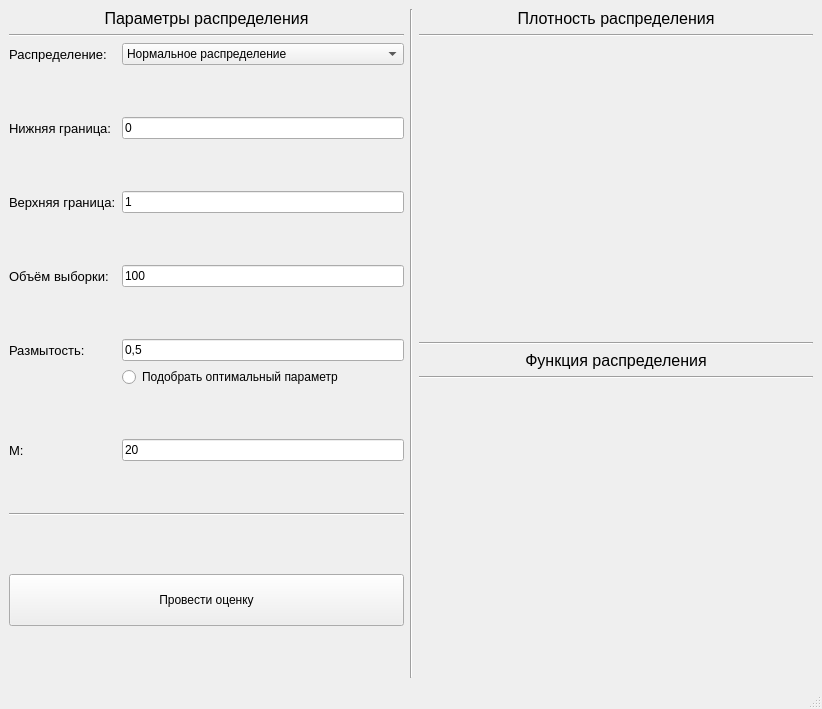
<?xml version="1.0" encoding="UTF-8"?>
<ui version="4.0">
 <class>MainWindow</class>
 <widget class="QMainWindow" name="MainWindow">
  <property name="geometry">
   <rect>
    <x>0</x>
    <y>0</y>
    <width>822</width>
    <height>709</height>
   </rect>
  </property>
  <property name="windowTitle">
   <string>MainWindow</string>
  </property>
  <widget class="QWidget" name="centralwidget">
   <layout class="QHBoxLayout" name="horizontalLayout">
    <item>
     <layout class="QVBoxLayout" name="verticalLayout_4">
      <item>
       <widget class="QLabel" name="EntryLabel">
        <property name="sizePolicy">
         <sizepolicy hsizetype="Preferred" vsizetype="Preferred">
          <horstretch>0</horstretch>
          <verstretch>0</verstretch>
         </sizepolicy>
        </property>
        <property name="font">
         <font>
          <pointsize>12</pointsize>
         </font>
        </property>
        <property name="text">
         <string>Параметры распределения</string>
        </property>
        <property name="alignment">
         <set>Qt::AlignCenter</set>
        </property>
        <property name="margin">
         <number>10</number>
        </property>
       </widget>
      </item>
      <item>
       <widget class="Line" name="line_2">
        <property name="orientation">
         <enum>Qt::Horizontal</enum>
        </property>
       </widget>
      </item>
      <item>
       <layout class="QFormLayout" name="formLayout_4">
        <item row="0" column="0">
         <widget class="QLabel" name="DistLabel">
          <property name="font">
           <font>
            <pointsize>10</pointsize>
           </font>
          </property>
          <property name="text">
           <string>Распределение:</string>
          </property>
          <property name="alignment">
           <set>Qt::AlignCenter</set>
          </property>
         </widget>
        </item>
        <item row="0" column="1">
         <widget class="QComboBox" name="DistComboBox">
          <item>
           <property name="text">
            <string>Нормальное распределение</string>
           </property>
          </item>
          <item>
           <property name="text">
            <string>Равномерное распределение</string>
           </property>
          </item>
          <item>
           <property name="text">
            <string>Экспоненциальное распределение</string>
           </property>
          </item>
          <item>
           <property name="text">
            <string>Распределение Лапласа</string>
           </property>
          </item>
          <item>
           <property name="text">
            <string>Распределение Коши</string>
           </property>
          </item>
         </widget>
        </item>
        <item row="1" column="0">
         <spacer name="verticalSpacer_11">
          <property name="orientation">
           <enum>Qt::Vertical</enum>
          </property>
          <property name="sizeHint" stdset="0">
           <size>
            <width>20</width>
            <height>40</height>
           </size>
          </property>
         </spacer>
        </item>
        <item row="2" column="0">
         <widget class="QLabel" name="LowerBoundLabel">
          <property name="font">
           <font>
            <pointsize>10</pointsize>
           </font>
          </property>
          <property name="text">
           <string>Нижняя граница:</string>
          </property>
         </widget>
        </item>
        <item row="2" column="1">
         <widget class="QLineEdit" name="LowerBoundLineEdit">
          <property name="inputMask">
           <string>#00000</string>
          </property>
          <property name="text">
           <string>0</string>
          </property>
         </widget>
        </item>
        <item row="3" column="0">
         <spacer name="verticalSpacer_7">
          <property name="orientation">
           <enum>Qt::Vertical</enum>
          </property>
          <property name="sizeHint" stdset="0">
           <size>
            <width>20</width>
            <height>40</height>
           </size>
          </property>
         </spacer>
        </item>
        <item row="4" column="0">
         <widget class="QLabel" name="UpperBoundLabel">
          <property name="font">
           <font>
            <pointsize>10</pointsize>
           </font>
          </property>
          <property name="text">
           <string>Верхняя граница:</string>
          </property>
         </widget>
        </item>
        <item row="4" column="1">
         <widget class="QLineEdit" name="UpperBoundLineEdit">
          <property name="inputMask">
           <string>#00000</string>
          </property>
          <property name="text">
           <string>1</string>
          </property>
         </widget>
        </item>
        <item row="5" column="0">
         <spacer name="verticalSpacer_6">
          <property name="orientation">
           <enum>Qt::Vertical</enum>
          </property>
          <property name="sizeHint" stdset="0">
           <size>
            <width>20</width>
            <height>40</height>
           </size>
          </property>
         </spacer>
        </item>
        <item row="6" column="0">
         <widget class="QLabel" name="SizeLabel">
          <property name="font">
           <font>
            <pointsize>10</pointsize>
           </font>
          </property>
          <property name="text">
           <string>Объём выборки:</string>
          </property>
         </widget>
        </item>
        <item row="6" column="1">
         <widget class="QLineEdit" name="SizeLineEdit">
          <property name="inputMask">
           <string>#00000</string>
          </property>
          <property name="text">
           <string>100</string>
          </property>
         </widget>
        </item>
        <item row="7" column="0">
         <spacer name="verticalSpacer_5">
          <property name="orientation">
           <enum>Qt::Vertical</enum>
          </property>
          <property name="sizeHint" stdset="0">
           <size>
            <width>20</width>
            <height>40</height>
           </size>
          </property>
         </spacer>
        </item>
        <item row="8" column="0">
         <widget class="QLabel" name="BandwithLabel">
          <property name="font">
           <font>
            <pointsize>10</pointsize>
           </font>
          </property>
          <property name="text">
           <string>Размытость:</string>
          </property>
         </widget>
        </item>
        <item row="8" column="1">
         <widget class="QLineEdit" name="BandwithLineEdit">
          <property name="inputMask">
           <string/>
          </property>
          <property name="text">
           <string>0,5</string>
          </property>
         </widget>
        </item>
        <item row="10" column="0">
         <spacer name="verticalSpacer_4">
          <property name="orientation">
           <enum>Qt::Vertical</enum>
          </property>
          <property name="sizeHint" stdset="0">
           <size>
            <width>20</width>
            <height>40</height>
           </size>
          </property>
         </spacer>
        </item>
        <item row="11" column="0">
         <widget class="QLabel" name="IntervalsLabel">
          <property name="sizePolicy">
           <sizepolicy hsizetype="Expanding" vsizetype="Preferred">
            <horstretch>0</horstretch>
            <verstretch>0</verstretch>
           </sizepolicy>
          </property>
          <property name="font">
           <font>
            <pointsize>10</pointsize>
           </font>
          </property>
          <property name="text">
           <string>M:</string>
          </property>
         </widget>
        </item>
        <item row="11" column="1">
         <widget class="QLineEdit" name="IntervalsLineEdit">
          <property name="inputMask">
           <string>#00000</string>
          </property>
          <property name="text">
           <string>20</string>
          </property>
         </widget>
        </item>
        <item row="12" column="0">
         <spacer name="verticalSpacer">
          <property name="orientation">
           <enum>Qt::Vertical</enum>
          </property>
          <property name="sizeHint" stdset="0">
           <size>
            <width>20</width>
            <height>40</height>
           </size>
          </property>
         </spacer>
        </item>
        <item row="9" column="1">
         <widget class="QRadioButton" name="hnRadioButton">
          <property name="text">
           <string>Подобрать оптимальный параметр</string>
          </property>
         </widget>
        </item>
       </layout>
      </item>
      <item>
       <widget class="Line" name="line_5">
        <property name="orientation">
         <enum>Qt::Horizontal</enum>
        </property>
       </widget>
      </item>
      <item>
       <spacer name="verticalSpacer_3">
        <property name="orientation">
         <enum>Qt::Vertical</enum>
        </property>
        <property name="sizeHint" stdset="0">
         <size>
          <width>20</width>
          <height>40</height>
         </size>
        </property>
       </spacer>
      </item>
      <item>
       <widget class="QPushButton" name="CalcButton">
        <property name="sizePolicy">
         <sizepolicy hsizetype="Expanding" vsizetype="Expanding">
          <horstretch>0</horstretch>
          <verstretch>0</verstretch>
         </sizepolicy>
        </property>
        <property name="text">
         <string>Провести оценку</string>
        </property>
       </widget>
      </item>
      <item>
       <spacer name="verticalSpacer_2">
        <property name="orientation">
         <enum>Qt::Vertical</enum>
        </property>
        <property name="sizeHint" stdset="0">
         <size>
          <width>20</width>
          <height>40</height>
         </size>
        </property>
       </spacer>
      </item>
     </layout>
    </item>
    <item>
     <widget class="Line" name="line">
      <property name="orientation">
       <enum>Qt::Vertical</enum>
      </property>
     </widget>
    </item>
    <item>
     <layout class="QVBoxLayout" name="verticalLayout">
      <item>
       <widget class="QLabel" name="CDFGraphLabel">
        <property name="font">
         <font>
          <pointsize>12</pointsize>
         </font>
        </property>
        <property name="text">
         <string>Плотность распределения</string>
        </property>
        <property name="alignment">
         <set>Qt::AlignCenter</set>
        </property>
        <property name="margin">
         <number>10</number>
        </property>
       </widget>
      </item>
      <item>
       <widget class="Line" name="line_3">
        <property name="orientation">
         <enum>Qt::Horizontal</enum>
        </property>
       </widget>
      </item>
      <item>
       <widget class="PlotWidget" name="CDFGraphWidget" native="true">
        <property name="sizePolicy">
         <sizepolicy hsizetype="Expanding" vsizetype="Expanding">
          <horstretch>0</horstretch>
          <verstretch>0</verstretch>
         </sizepolicy>
        </property>
       </widget>
      </item>
      <item>
       <widget class="Line" name="line_6">
        <property name="orientation">
         <enum>Qt::Horizontal</enum>
        </property>
       </widget>
      </item>
      <item>
       <widget class="QLabel" name="PDFGraphLabel">
        <property name="font">
         <font>
          <pointsize>12</pointsize>
         </font>
        </property>
        <property name="text">
         <string>Функция распределения</string>
        </property>
        <property name="alignment">
         <set>Qt::AlignCenter</set>
        </property>
        <property name="margin">
         <number>10</number>
        </property>
       </widget>
      </item>
      <item>
       <widget class="Line" name="line_4">
        <property name="orientation">
         <enum>Qt::Horizontal</enum>
        </property>
       </widget>
      </item>
      <item>
       <widget class="PlotWidget" name="PDFGraphWidget" native="true">
        <property name="sizePolicy">
         <sizepolicy hsizetype="Expanding" vsizetype="Expanding">
          <horstretch>0</horstretch>
          <verstretch>0</verstretch>
         </sizepolicy>
        </property>
       </widget>
      </item>
     </layout>
    </item>
   </layout>
  </widget>
  <widget class="QMenuBar" name="menubar">
   <property name="geometry">
    <rect>
     <x>0</x>
     <y>0</y>
     <width>822</width>
     <height>26</height>
    </rect>
   </property>
  </widget>
  <widget class="QStatusBar" name="statusbar"/>
 </widget>
 <customwidgets>
  <customwidget>
   <class>PlotWidget</class>
   <extends>QWidget</extends>
   <header>pyqtgraph</header>
   <container>1</container>
  </customwidget>
 </customwidgets>
 <resources/>
 <connections/>
</ui>
